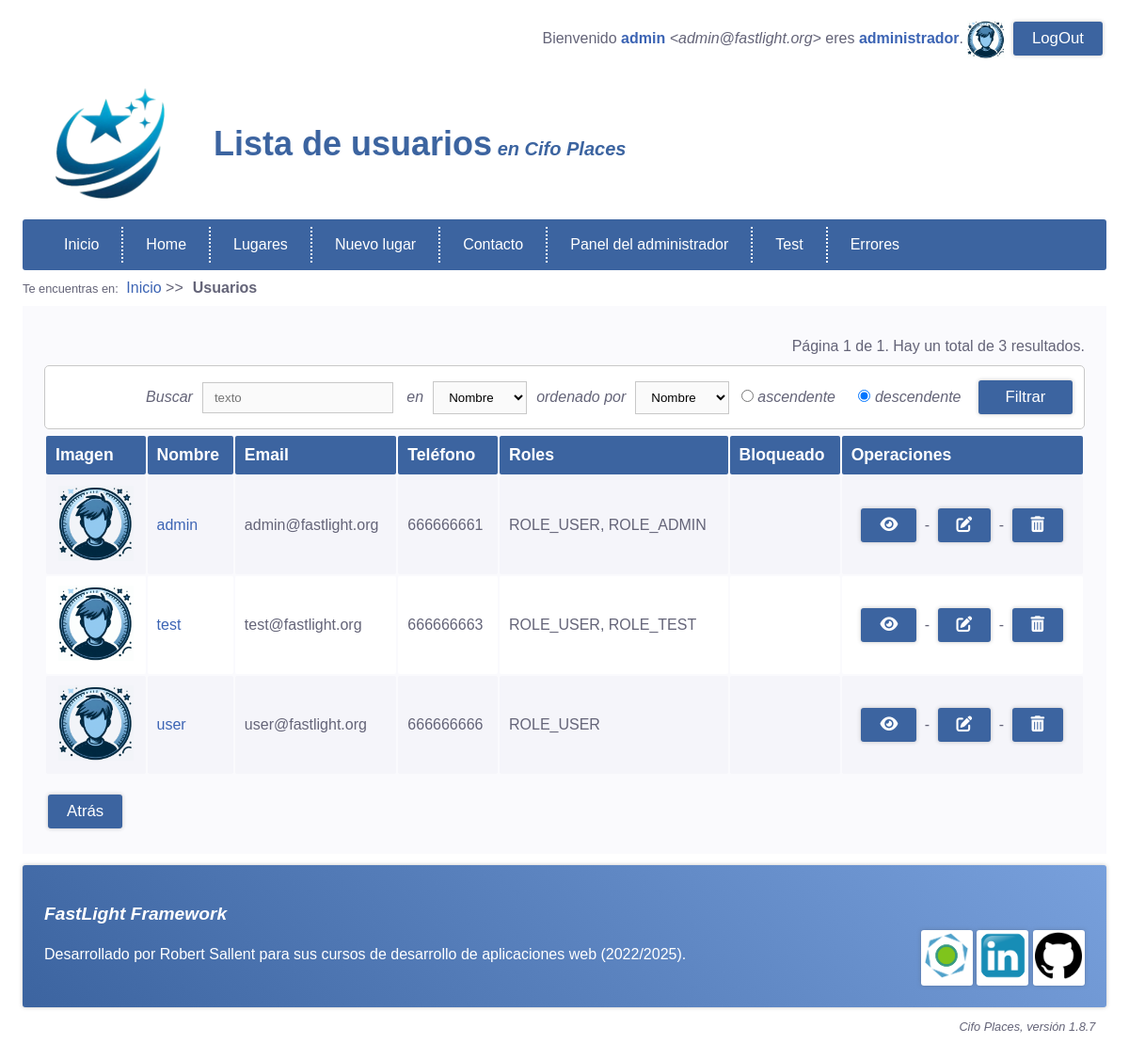
The app's page /user (signed in), older data.
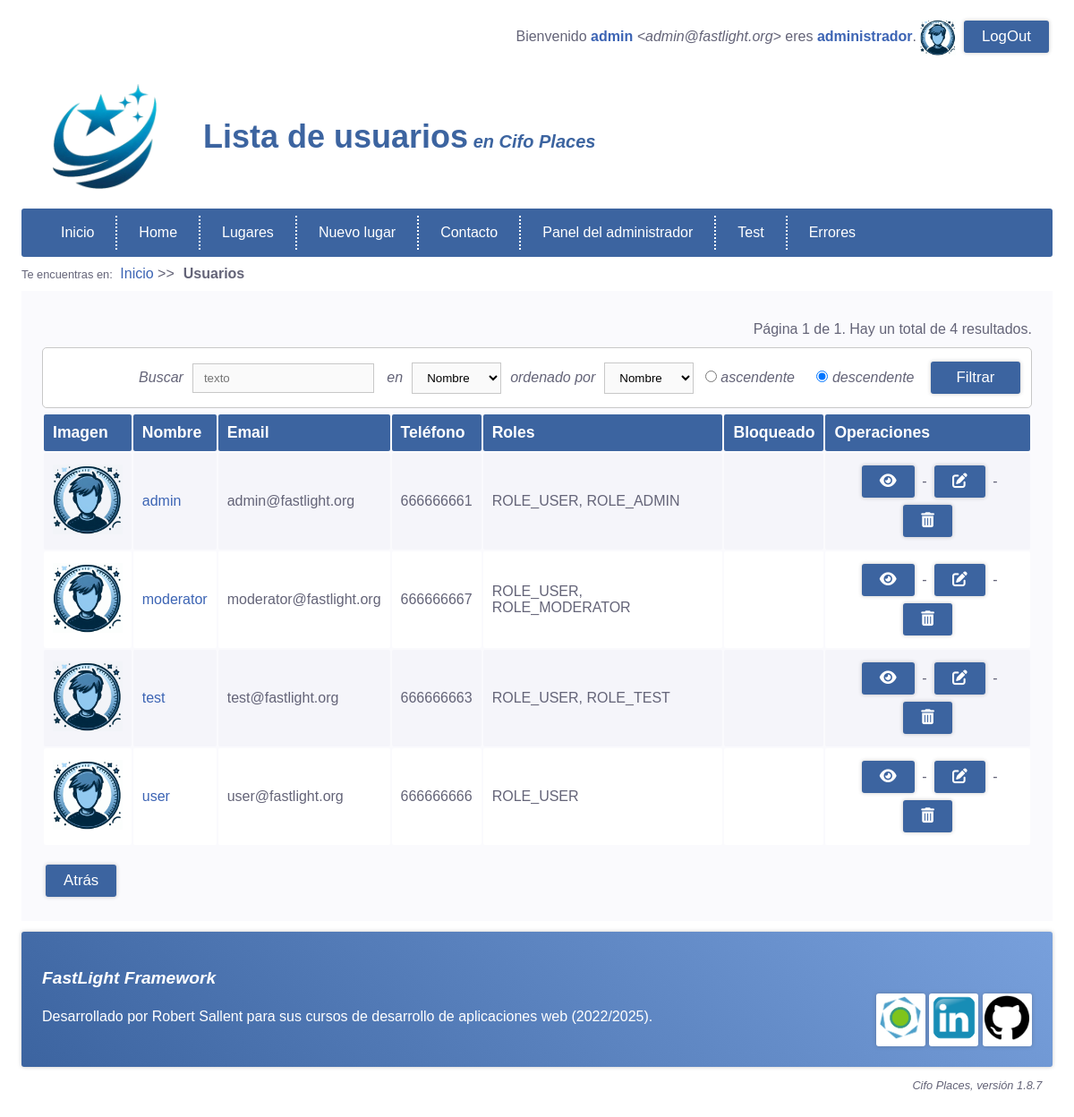
The same page, newer data.
### tables this page shows
CREATE TABLE users(
	id INT PRIMARY KEY auto_increment,
	displayname VARCHAR(32) NOT NULL,
	email VARCHAR(255) NOT NULL UNIQUE KEY,
	phone VARCHAR(32) NOT NULL UNIQUE KEY,
	password VARCHAR(255) NOT NULL,
	roles VARCHAR(1024) NOT NULL DEFAULT '["ROLE_USER"]',
	picture VARCHAR(256) DEFAULT NULL,
	created_at TIMESTAMP NOT NULL DEFAULT CURRENT_TIMESTAMP,
	updated_at TIMESTAMP NULL DEFAULT NULL ON UPDATE CURRENT_TIMESTAMP
);

### app/libraries/View.php (called while the page is built, shortened)
<?php
class View{
    private string $name;
    public function __construct(
        string $name      = '',
        array $parameters = []
    ){
        $this->name       = $name;
    }
    public function load(){
        $template = new (TEMPLATE);
        try{
            @require VIEWS_FOLDER."/$this->name.php";
        }catch(Throwable $e){
            $message = DEBUG ?
            "<p>ERROR en la vista <b>".VIEWS_FOLDER."/$this->name.php</b>.</p>
             <p>INFORMACIÓN ADICIONAL: ".$e->getMessage()."</p>" :
             "Error al cargar la página.";
             throw new ViewException($message);
        }
    }
}

### app/http/ViewResponse.php (called while the page is built, shortened)
<?php
class ViewResponse extends Response{
    protected View $view;
    public function __construct(
        string $name,
        array $params       = [],
        int $httpCode       = 200,
        string $status      = 'OK'
    ){
        $this->view = new View($name, $params);
    }
    public function send(){
        $this->view->load();
        die();
    }
}

### public/index.php (called while the page is built, shortened)
<?php
require '../app/autoload.php';
require '../app/helpers/helpers.php';
try{
    switch(strtoupper(APP_TYPE)){
        case 'WEB' :  $response = (new App())->boot();
                      break;
    }
    $response->send();
}catch(Throwable $t){
    $mensaje = DEBUG ?
        'ERROR en el proceso de arranque: '.$t :
        'Se produjo un error, contacte con el administrador '.ADMIN_EMAIL.' si es necesario.';
    abort(500, 'INTERNAL SERVER ERROR', $mensaje, $t)->send();
}

### app/autoload.php (called while the page is built, shortened)
<?php
    function load(string $clase){
        foreach(AUTOLOAD_DIRECTORIES as $directorio){
           $ruta="$directorio/$clase.php";
           if(is_readable($ruta)){
                break;
           }
        }
    }

### app/libraries/Login.php (called while the page is built, shortened)
<?php
class Login{
    private static ?Authenticable $activeUser = NULL;
    public static function init(){
        self::$activeUser = Session::get('user') ??  NULL;
    }
	public static function user():?Authenticable{
	    return self::$activeUser;
	}
	public static function guest():bool{
	    return empty(self::user());
	}
}

### app/interfaces/Authorizable.php (called while the page is built, shortened)
<?php
    trait Authorizable{
        public function hasRole(string $role):bool{
            return in_array($role, $this->roles);
        }
        public function isAdmin(string $adminRole = 'ROLE_ADMIN'):bool{
            return $this->hasRole($adminRole);
        }
    }

### app/helpers/helpers.php (called while the page is built, shortened)
<?php
function user(){
    return Login::user();
}

### app/libraries/DBMysqli.php (called while the page is built, shortened)
<?php
class DBMysqli extends DB{
    private static $conexion = null;
    public static function get():object{
        if(!self::$conexion){
            try{
                self::$conexion = @new mysqli(DB_HOST, DB_USER, DB_PASS, DB_NAME, DB_PORT);
            }catch(Throwable $e){
                $message = "No se pudo conectar con la Base de datos. ";
                if(DEBUG)
                    $message .= "Revisa la configuración: ".DB_HOST.', '.DB_USER.', *******, '.DB_NAME.', '.DB_PORT;
                throw new DatabaseException($message);
            }
        }
        return self::$conexion;
    }
    public static function query(string $consulta){
        try{
            $resultado = self::get()->query($consulta);
            return $resultado;
        }catch(Throwable $e){
            if(DEBUG){
                $mensaje = "<p>ERROR EN LA CONSULTA:</p>";
                $mensaje .= "<p><b>$consulta</b></p>";
                $mensaje .= "<p>".self::get()->error."</p>";
                throw new SQLException($mensaje);
            }else
                throw new SQLException('ERROR al realizar la operación sobre la base de datos.');
        }
    }
    public static function select(
        string $consulta,
        string $class = 'stdClass'
    ):?object{
        $resultado = self::query($consulta);
        $objeto = $resultado->fetch_object($class);
        return $objeto;
    }
    public static function selectAll(
        string $consulta,
        string $class='stdClass'
    ):array{
        $resultados = self::query($consulta);
        $objetos = [];
        while($r = $resultados->fetch_object($class))
            $objetos[] = $r;
        return $objetos;
    }
}

### mvc/models/Model.php (called while the page is built, shortened)
<?php
abstract class Model{
    public static function getTable():string{
        return get_called_class()::$table ?? strtolower(get_called_class()).'s';
    }
    protected static function getJsonFields():array{
        return get_called_class()::$jsonFields ?? [];
    }
    public function parseJsonFields():object{
        $properties = self::getJsonFields();
        return $this;
    }
    public static function orderBy(
        string $orderField = 'id',
        string $order = 'ASC',
        int $limit = 0,
        int $offset = 0
    ):array{
        $table = self::getTable();
        $query = "SELECT *
                  FROM $table
                  ORDER BY $orderField $order ";
        $query .= $limit? "LIMIT $limit OFFSET $offset" :"";
        $entities = (DB_CLASS)::selectAll($query, get_called_class());
        return $entities;
    }
    public static function total(
        string $operacion = 'COUNT',
        string $campo = '*'
    ){
        $tabla = self::getTable();
        return (DB_CLASS)::total($tabla, $operacion, $campo);
    }
}

### mvc/controllers/UserController.php (called while the page is built, shortened)
<?php
    class UserController extends Controller {
        public function index(){
            return $this->list();
        }
        public function list(int $page = 1){
            $filtro = Filter::apply('users');
            $limit = RESULTS_PER_PAGE;
            if($filtro){
                $total = User::filteredResults($filtro);
                $paginator = new Paginator('/User/list', $page, $limit, $total);
                $users = User::filter($filtro, $limit, $paginator->getOffset());
            }else{
                $total = User::total();
                $paginator = new Paginator('/User/list', $page, $limit, $total);
                $users = User::orderBy('displayname', 'ASC', $limit, $paginator->getOffset());
            }
            return view('user/list', [
                'users'    => $users,
                'paginator' => $paginator,
                'filtro'    => $filtro
            ]);
        }
}

### app/core/App.php (called while the page is built, shortened)
<?php
class App extends Kernel{
    public function boot():Response{
        try{
            $url = request()->get('url') ?? NULL;
            $url = $url ? explode('/', rtrim($url, '/')) : [];
            $controller = empty($url[0]) ?
                DEFAULT_CONTROLLER :
                ucfirst(strtolower(array_shift($url))).'Controller';
            $method = empty($url[0]) ?
                DEFAULT_METHOD :
                strtolower(array_shift($url));
            $controllerInstance = new $controller();
            return $controllerInstance->$method(...$url);
        }catch(NotIdentifiedException $e){
            Session::set('_pending_operation', '/'.request()->get('url'));
            return redirect('/Login');
        }catch(Throwable $t){
            $mensaje = DEBUG ?
                (new DebugInformation($t, $controller, $method, $url))->toHtml() :
                "No se pudo realizar la operación solicitada.";
            if(LOG_ERRORS)
                Log::addMessage(ERROR_LOG_FILE, get_class($t), $t->getMessage());
            if(DB_ERRORS)
                AppError::new(get_class($t), $t->getMessage());
            return abort(500, 'INTERNAL SERVER ERROR', $mensaje, $t);
        }
    }
}

### app/libraries/DB.php (called while the page is built, shortened)
<?php
abstract class DB{
    public static function total(
        string $tabla,
        string $operacion   = 'COUNT',
        string $campo       = '*'
    ){
        $consulta = "SELECT $operacion($campo) AS total FROM $tabla";
        return get_called_class()::select($consulta)->total;
    }
}

### app/libraries/Paginator.php (called while the page is built, shortened)
<?php
class Paginator{
    private int $offset;
    public function __construct(
        string $url   = '/',
        int $page     = 1,
        int $limit    = 20,
        int $total    = 0,
        string $lang  = 'es'
    ){
        $this->page  = $page < 1 ? 1 : $page;
        $this->total = $total;
        $this->limit = $limit;
        $this->offset = $limit * ($this->page-1);
    }
    public function getOffset():int{
        return $this->offset;
    }
}

### mvc/views/user/list.php (the view, shortened to what the rows shown need)
 <!DOCTYPE html>
<html lang="es">
	<head>
		<link rel="stylesheet" href="https://cdnjs.cloudflare.com/ajax/libs/font-awesome/6.0.0/css/all.min.css">
		<?= $template->css() ?>
	</head>
	<body>
		<?= $template->login() ?>
		<?= $template->header('Lista de usuarios') ?>
		<main>
    		<?php if ($users) { ?>
    			<table class="table w100">
    				<tr>
    					<th>Imagen</th>
    					<th>Nombre</th>
    					<th>Email</th>
    					<th>Teléfono</th>
    					<th>Roles</th>
    					<th>Bloqueado</th>
    					<th class="centrado">Operaciones</th>
    				</tr>
    			<?php foreach ($users as $user){?>
    				<tr>
    					<td class="centrado">
    						<a href='/User/show/<?=$user->id?>'>
    							<img src="<?=USER_IMAGE_FOLDER.'/'.($user->foto ?? DEFAULT_USER_IMAGE)?>"
    								class="table-image" alt="Portada de <?= $user->displayname ?>"
    								title="Portada de <?= $user->displayname ?>">
    						</a>
    					</td>
    					<td><a href='/User/show/<?= $user->id ?>'><?=$user->displayname?></a></td>
    					<td><?= $user->email ?></td>
    					<td><?= $user->phone ?></td>
    					<td><?= implode(', ', $user->roles); ?></td>
    					<td><?= $user->blocked_at ?></td>
    					<td class="centrado">
    						<a class='button' href='/User/show/<?= $user->id ?>'title="Ver">
    							<i class="fas fa-eye"></i></a> -
    						<a class='button' href='/User/edit/<?= $user->id ?>'title="Editar">
    							<i class="fas fa-edit"></i></a> -
    						<a class='button' href='/User/delete/<?= $user->id ?>'title="Borrar">
    							<i class="fas fa-trash-alt"></i></a>
    					</td>
    				</tr>
    			<?php } ?>
    			</table>
    			<?php }else{?>
    				<div class="danger p2">
    					<p>No hay usuarios que mostrar.</p>
    				</div>
    			<?php } ?>
		</main>
	</body>
</html>

### templates/Base.php (shortened to what the rows shown need)
<?php
class Base implements TemplateInterface{
    protected array $css = [
        'standard'  => '/css/base.css',
        'tablet'    => '/css/base_tablet.css',
        'phone'     => '/css/base_phone.css',
        'printer'   => '/css/base_printer.css'
    ];
    protected array $mediaQueries = [
        'standard'  => 'screen',
        'tablet'    => 'screen and (max-width: 850px) and (min-width: 451px)',
        'phone'     => 'screen and (max-width: 450px)',
        'printer'   => 'print'
    ];
    public function css(){
        $html = "\n";
        foreach($this->css as $device => $file){
            if($file){
                $html .= "\t\t<link rel='stylesheet' media='".($this->mediaQueries[$device])."' type='text/css' href='$file'>\n";
            }
        }
        return $html;
    }
    public function login(){
        if(Login::guest()){
            $html = "
            <div class='derecha'>
                <a class='button' href='/User/create'>Registro</a>
                <a class='button' href='/Login'>LogIn</a>
            </div>";
        }else{
            $user = Login::user();
            $html = "
            <div class='right'>
                <span class='pc'>Bienvenido</span>
                <a class='negrita' href='/User/show/".user()->id."'>
                    $user->displayname
                </a>
                <span class='pc cursiva'>&lt;$user->email&gt;</span>";
                if($user->isAdmin())
                    $html .= "
                <span class='pc'> eres
                    <a class='negrita' href='/Panel/admin'>administrador</a>.
                </span>";
                $html .= "
                <img class='xx-small middle my1'
                    src='".USER_IMAGE_FOLDER."/".($user->picture ?? DEFAULT_USER_IMAGE)."'
                    alt='Imagen de perfil'>
                <a class='button' href='/Logout'>LogOut</a>
            </div>";
        }
        return $html;
    }
    public function header(
        ?string $title    = NULL,
        ?string $subtitle = NULL
    ){
        return "
            <header>
                <figure>
                    <a href='/'>
                        <img alt='FastLight Logo' src='/images/template/fastlight_base.png'>
                    </a>
                </figure>
                <hgroup>
            	   <h1>".($title ?? 'Página sin título' )."<span class='small italic'> en ".APP_NAME."</span></h1>
                   ".($subtitle ? '<p>'.$subtitle.'</p>' : '')."
                </hgroup>
            </header>
        ";
    }
}

Row changes from the older to the newer data that the page shows:
added users: displayname "moderator", email "moderator@fastlight.org", phone "666666667", roles "ROLE_USER, ROLE_MODERATOR"
Text that changed along with them:
$langs[$this->lang]: "Página 1 de 1. Hay un total de 3 resultados." → "Página 1 de 1. Hay un total de 4 resultados."
